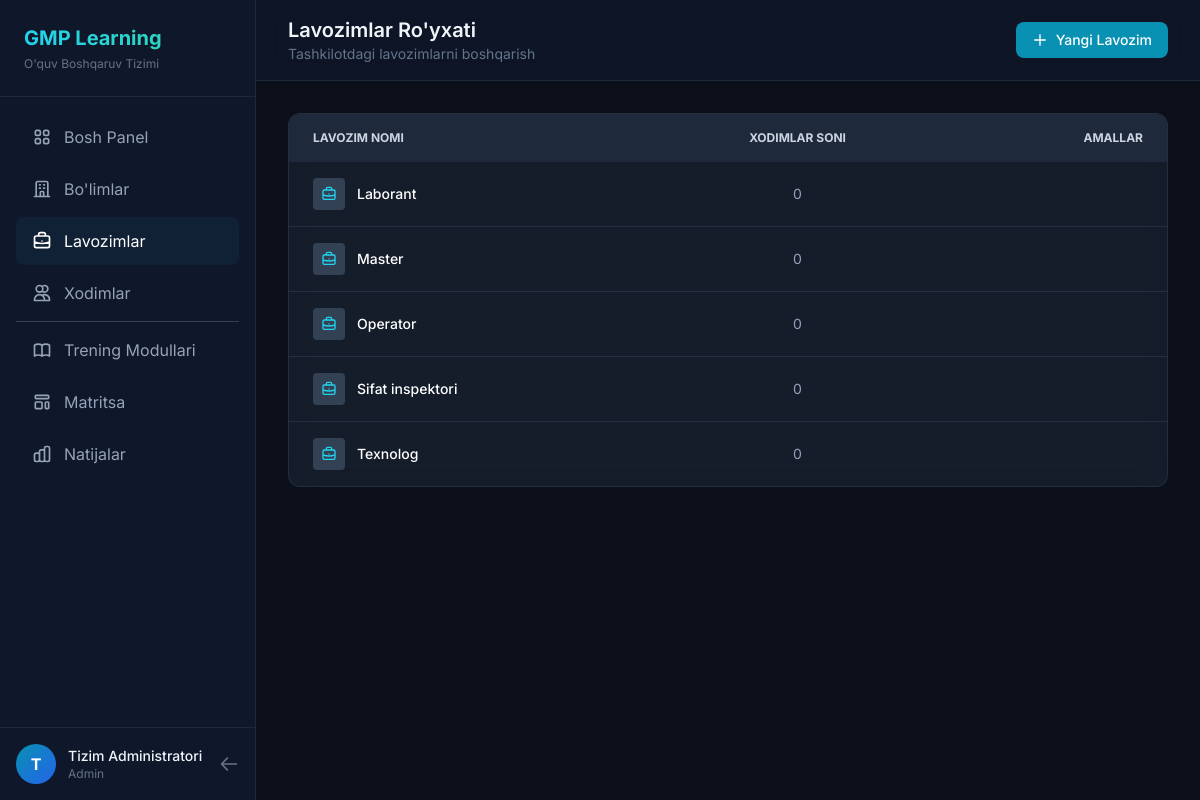
The page /reader/positions.php (signed in) on the database its author committed.
### tables this page shows
CREATE TABLE `users` (
  `id` int NOT NULL AUTO_INCREMENT,
  `username` varchar(100) NOT NULL,
  `email` varchar(150) NOT NULL,
  `password` varchar(255) NOT NULL,
  `full_name` varchar(150) NOT NULL,
  `phone` varchar(30) DEFAULT NULL,
  `position` varchar(100) DEFAULT NULL,
  `role` enum('super_admin','bosh_auditor','auditor','viewer','reader') DEFAULT NULL,
  `is_active` tinyint(1) DEFAULT '1',
  `created_at` timestamp NULL DEFAULT CURRENT_TIMESTAMP,
  `updated_at` timestamp NULL DEFAULT CURRENT_TIMESTAMP ON UPDATE CURRENT_TIMESTAMP,
  `department_id` int DEFAULT NULL,
  `position_id` int DEFAULT NULL,
  `hire_date` date DEFAULT NULL,
  PRIMARY KEY (`id`),
  UNIQUE KEY `username` (`username`),
  UNIQUE KEY `email` (`email`)
);

CREATE TABLE `positions` (
  `id` int NOT NULL AUTO_INCREMENT,
  `name` varchar(150) NOT NULL,
  `department_id` int DEFAULT NULL,
  `created_at` timestamp NULL DEFAULT CURRENT_TIMESTAMP,
  PRIMARY KEY (`id`),
  KEY `department_id` (`department_id`),
  CONSTRAINT `positions_ibfk_1` FOREIGN KEY (`department_id`) REFERENCES `departments` (`id`) ON DELETE SET NULL
);

### db.php (called while the page is built, shortened)
<?php
try {
    $pdo = new PDO(
        "mysql:host=" . DB_HOST . ";dbname=" . DB_NAME . ";charset=utf8mb4",
        DB_USER,
        DB_PASS,
        [
            PDO::ATTR_ERRMODE => PDO::ERRMODE_EXCEPTION,
            PDO::ATTR_DEFAULT_FETCH_MODE => PDO::FETCH_ASSOC,
            PDO::ATTR_EMULATE_PREPARES => false
        ]
    );
} catch (PDOException $e) {
    die("Ma'lumotlar bazasi ulanish xatosi: " . $e->getMessage());
}
function isLoggedIn(): bool
{
    return true;
}
function getCurrentUser()
{
    global $pdo;
    $stmt = $pdo->prepare("SELECT * FROM users WHERE id = ?");
    $stmt->execute([$_SESSION['user_id']]);
    return $stmt->fetch();
}

### reader/positions.php (the view, shortened to what this page needs)
<?php
require_once '../db.php';
 $user = getCurrentUser();
 $positions = $pdo->query("SELECT * FROM positions ORDER BY name ASC")->fetchAll(PDO::FETCH_ASSOC);
?>
<!DOCTYPE html>
<html lang="uz">
<head>
    <script src="https://cdn.tailwindcss.com"></script>
</head>
<body class="min-h-screen flex text-slate-100 relative">
    <?php include 'sidebar.php'; ?>
    <main class="flex-1 min-h-screen w-full">
        <header class="hidden lg:flex sticky top-0 z-40 bg-slate-900/80 backdrop-blur-md border-b border-slate-800 px-8 py-4 justify-between items-center">
            <div>
                <h2 class="text-xl font-semibold">Lavozimlar Ro'yxati</h2>
                <p class="text-sm text-slate-500">Tashkilotdagi lavozimlarni boshqarish</p>
            </div>
            <button onclick="openModal()" class="bg-cyan-600 hover:bg-cyan-500 text-white px-4 py-2 rounded-lg text-sm font-medium transition flex items-center gap-2">
                <svg class="w-4 h-4" fill="none" stroke="currentColor" viewBox="0 0 24 24"><path stroke-linecap="round" stroke-linejoin="round" stroke-width="2" d="M12 4v16m8-8H4"></path></svg>
                Yangi Lavozim
            </button>
        </header>
        <div class="p-6 lg:p-8">
            <div class="glass-card rounded-xl overflow-hidden">
                <table class="w-full text-sm text-left">
                    <thead class="bg-slate-800 text-slate-300 uppercase text-xs">
                        <tr>
                            <th class="px-6 py-4">Lavozim nomi</th>
                            <th class="px-6 py-4 text-center">Xodimlar soni</th>
                            <th class="px-6 py-4 text-right">Amallar</th>
                        </tr>
                    </thead>
                    <tbody class="divide-y divide-slate-700/50">
                        <?php foreach($positions as $pos): ?>
                        <tr class="hover:bg-slate-800/30 transition group">
                            <td class="px-6 py-4 font-medium text-white">
                                <div class="flex items-center gap-3">
                                    <div class="w-8 h-8 rounded bg-slate-700 flex items-center justify-center text-cyan-400">
                                    </div>
                                    <?php echo htmlspecialchars($pos['name']); ?>
                                </div>
                            </td>
                            <td class="px-6 py-4 text-center text-slate-400">
                                <?php
                                    $empCount = $pdo->prepare("SELECT COUNT(*) FROM employees WHERE position_id = ?");
                                    $empCount->execute([$pos['id']]);
                                    echo $empCount->fetchColumn();
                                ?>
                            </td>
                            <td class="px-6 py-4 text-right">
                            </td>
                        </tr>
                        <?php endforeach; ?>
                    </tbody>
                </table>
            </div>
        </div>
    </main>
</body>
</html>

### reader/sidebar.php (shortened to what this page needs)
<?php
$currentPage = basename($_SERVER['PHP_SELF']);
function navClass($page, $current) {
    $base = 'nav-item w-full flex items-center gap-3 px-4 py-3 rounded-lg transition-all duration-200';
    if ($page === $current) {
        return $base . ' active bg-cyan-900/20 text-white border-l-transparent';
    }
    return $base . ' text-slate-400 hover:text-white';
}
?>
<aside id="sidebar" class="fixed inset-y-0 left-0 z-50 w-64 bg-slate-900 border-r border-slate-800 transform -translate-x-full transition-transform duration-300 lg:relative lg:translate-x-0 lg:flex flex-col">
    <div class="p-6 border-b border-slate-800 flex justify-between items-center">
        <div>
            <h1 class="text-xl font-bold bg-clip-text text-transparent bg-gradient-to-r from-cyan-400 to-teal-400">GMP Learning</h1>
            <p class="text-xs text-slate-500 mt-1">O'quv Boshqaruv Tizimi</p>
        </div>
    </div>
    <nav class="flex-1 overflow-y-auto p-4 space-y-1">
        <a href="index.php" class="<?php echo navClass('index.php', $currentPage); ?>">
            Bosh Panel
        </a>
        <a href="departments.php" class="<?php echo navClass('departments.php', $currentPage); ?>">
            <svg class="w-5 h-5 shrink-0" fill="none" stroke="currentColor" viewBox="0 0 24 24"><path stroke-linecap="round" stroke-linejoin="round" stroke-width="2" d="M19 21V5a2 2 0 00-2-2H7a2 2 0 00-2 2v16m14 0h2m-2 0h-5m-9 0H3m2 0h5M9 7h1m-1 4h1m4-4h1m-1 4h1m-5 10v-5a1 1 0 011-1h2a1 1 0 011 1v5m-4 0h4"></path></svg>
            Bo'limlar
        </a>
        <a href="positions.php" class="<?php echo navClass('positions.php', $currentPage); ?>">
            Lavozimlar
        </a>
        <a href="employees.php" class="<?php echo navClass('employees.php', $currentPage); ?>">
            <svg class="w-5 h-5 shrink-0" fill="none" stroke="currentColor" viewBox="0 0 24 24"><path stroke-linecap="round" stroke-linejoin="round" stroke-width="2" d="M12 4.354a4 4 0 110 5.292M15 21H3v-1a6 6 0 0112 0v1zm0 0h6v-1a6 6 0 00-9-5.197M13 7a4 4 0 11-8 0 4 4 0 018 0z"></path></svg>
            Xodimlar
        </a>
        <div class="border-t border-slate-700 my-2"></div>
        <a href="modules.php" class="<?php echo navClass('modules.php', $currentPage); ?>">
            Trening Modullari
        </a>
        <a href="matrix.php" class="<?php echo navClass('matrix.php', $currentPage); ?>">
            Matritsa
        </a>
        <a href="results.php" class="<?php echo navClass('results.php', $currentPage); ?>">
            Natijalar
        </a>
    </nav>
    <div class="p-4 border-t border-slate-800">
        <div class="flex items-center gap-3">
            <div class="w-10 h-10 rounded-full bg-gradient-to-br from-cyan-600 to-blue-600 flex items-center justify-center font-bold text-white">
                <?php echo strtoupper(mb_substr($user['full_name'], 0, 1)); ?>
            </div>
            <div class="overflow-hidden">
                <p class="text-sm font-medium truncate"><?php echo htmlspecialchars($user['full_name']); ?></p>
                <p class="text-xs text-slate-500 truncate">Admin</p>
            </div>
            <a href="../dashboard.php" class="ml-auto text-slate-500 hover:text-white" title="Dashboardga qaytish">
                <svg class="w-5 h-5" fill="none" stroke="currentColor" viewBox="0 0 24 24"><path stroke-linecap="round" stroke-linejoin="round" stroke-width="2" d="M10 19l-7-7m0 0l7-7m-7 7h18"></path></svg>
            </a>
        </div>
    </div>
</aside>

### reader/positions.php (style rules this page uses)
:root { --bg-primary: #0a0f1a; --accent-cyan: #06b6d4; --glass-bg: rgba(26, 35, 50, 0.7); --glass-border: rgba(51, 65, 85, 0.5); }
* { font-family: 'Inter', sans-serif; }
body { background: var(--bg-primary); color: #f1f5f9; }
.glass-card { background: var(--glass-bg); backdrop-filter: blur(12px); border: 1px solid var(--glass-border); }

### rows shown on the page
users: full_name "T", full_name "Tizim Administratori"
positions: name "Laborant", fetchColumn "0"
positions: name "Master", fetchColumn "0"
positions: name "Operator", fetchColumn "0"
positions: name "Sifat inspektori", fetchColumn "0"
positions: name "Texnolog", fetchColumn "0"
